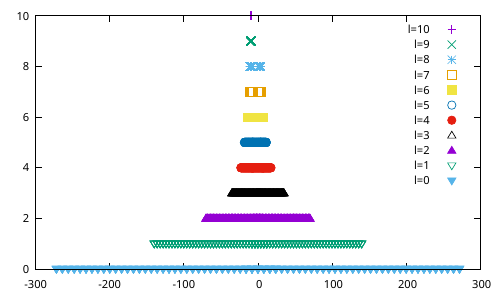

Source code (gnuplot):
set output "grid.pdf"
set term pdf
plot \
  "<gawk '$1+0==8 && $3+0==10' headon_merger_benchNoX/alp.x.asc" u 10:3 w p t "l=10", \
  "<gawk '$1+0==8 && $3+0==9' headon_merger_benchNoX/alp.x.asc" u 10:3 w p t "l=9", \
  "<gawk '$1+0==8 && $3+0==8' headon_merger_benchNoX/alp.x.asc" u 10:3 w p t "l=8", \
  "<gawk '$1+0==8 && $3+0==7' headon_merger_benchNoX/alp.x.asc" u 10:3 w p t "l=7", \
  "<gawk '$1+0==8 && $3+0==6' headon_merger_benchNoX/alp.x.asc" u 10:3 w p t "l=6", \
  "<gawk '$1+0==8 && $3+0==5' headon_merger_benchNoX/alp.x.asc" u 10:3 w p t "l=5", \
  "<gawk '$1+0==8 && $3+0==4' headon_merger_benchNoX/alp.x.asc" u 10:3 w p t "l=4", \
  "<gawk '$1+0==8 && $3+0==3' headon_merger_benchNoX/alp.x.asc" u 10:3 w p t "l=3", \
  "<gawk '$1+0==8 && $3+0==2' headon_merger_benchNoX/alp.x.asc" u 10:3 w p t "l=2", \
  "<gawk '$1+0==8 && $3+0==1' headon_merger_benchNoX/alp.x.asc" u 10:3 w p t "l=1", \
  "<gawk '$1+0==8 && $3+0==0' headon_merger_benchNoX/alp.x.asc" u 10:3 w p t "l=0"
